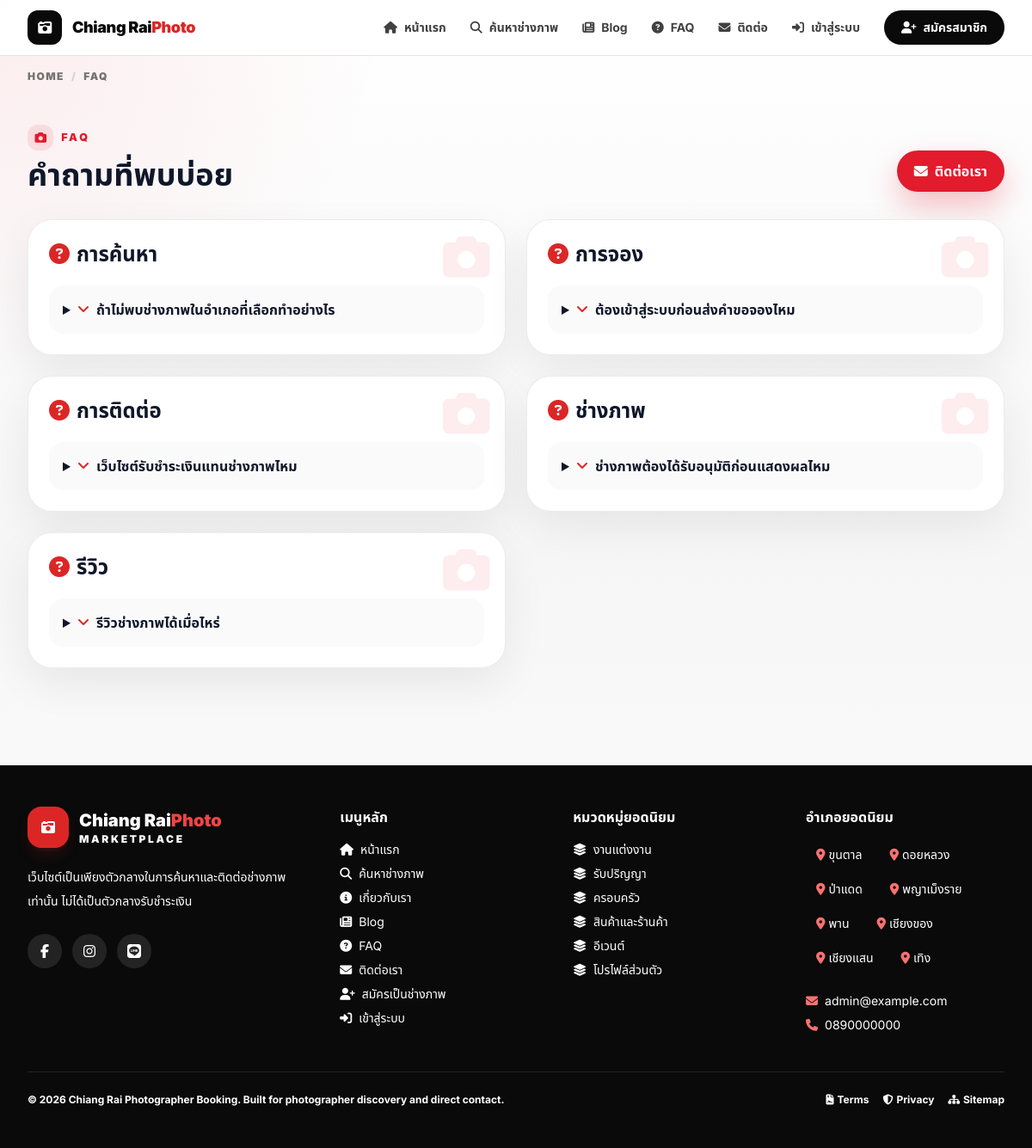
The app's page /faq.php with its own data.
### tables this page shows
CREATE TABLE faqs (
  id INT UNSIGNED AUTO_INCREMENT PRIMARY KEY,
  category VARCHAR(100) NOT NULL,
  question VARCHAR(255) NOT NULL,
  answer TEXT NOT NULL,
  is_active TINYINT(1) NOT NULL DEFAULT 1,
  sort_order INT NOT NULL DEFAULT 0,
  created_at TIMESTAMP NULL DEFAULT CURRENT_TIMESTAMP,
  updated_at TIMESTAMP NULL DEFAULT CURRENT_TIMESTAMP ON UPDATE CURRENT_TIMESTAMP,
  KEY idx_faq_active (is_active, category, sort_order)
);

CREATE TABLE service_categories (
  id INT UNSIGNED AUTO_INCREMENT PRIMARY KEY,
  name VARCHAR(120) NOT NULL,
  slug VARCHAR(160) NOT NULL,
  icon VARCHAR(80) NULL,
  description TEXT NULL,
  is_active TINYINT(1) NOT NULL DEFAULT 1,
  sort_order INT NOT NULL DEFAULT 0,
  created_at TIMESTAMP NULL DEFAULT CURRENT_TIMESTAMP,
  updated_at TIMESTAMP NULL DEFAULT CURRENT_TIMESTAMP ON UPDATE CURRENT_TIMESTAMP,
  UNIQUE KEY uk_service_categories_slug (slug),
  KEY idx_service_categories_active (is_active, sort_order)
);

CREATE TABLE districts (
  id INT UNSIGNED AUTO_INCREMENT PRIMARY KEY,
  province_name VARCHAR(100) NOT NULL DEFAULT 'เชียงราย',
  district_name VARCHAR(100) NOT NULL,
  latitude DECIMAL(10,7) NOT NULL,
  longitude DECIMAL(10,7) NOT NULL,
  is_active TINYINT(1) NOT NULL DEFAULT 1,
  created_at TIMESTAMP NULL DEFAULT CURRENT_TIMESTAMP,
  updated_at TIMESTAMP NULL DEFAULT CURRENT_TIMESTAMP ON UPDATE CURRENT_TIMESTAMP,
  UNIQUE KEY uk_district_name (province_name, district_name),
  KEY idx_district_active (is_active)
);

CREATE TABLE settings (
  id INT UNSIGNED AUTO_INCREMENT PRIMARY KEY,
  setting_key VARCHAR(120) NOT NULL,
  setting_value TEXT NULL,
  created_at TIMESTAMP NULL DEFAULT CURRENT_TIMESTAMP,
  updated_at TIMESTAMP NULL DEFAULT CURRENT_TIMESTAMP ON UPDATE CURRENT_TIMESTAMP,
  UNIQUE KEY uk_settings_key (setting_key)
);

### config/database.php (called while the page is built, shortened)
<?php
function db(): PDO
{
    static $pdo = null;
    if ($pdo instanceof PDO) {
        return $pdo;
    }
    $dsn = 'mysql:host=' . DB_HOST . ';dbname=' . DB_NAME . ';charset=' . DB_CHARSET;
    $pdo = new PDO($dsn, DB_USER, DB_PASS, [
        PDO::ATTR_ERRMODE => PDO::ERRMODE_EXCEPTION,
        PDO::ATTR_DEFAULT_FETCH_MODE => PDO::FETCH_ASSOC,
        PDO::ATTR_EMULATE_PREPARES => false,
    ]);
    return $pdo;
}

### includes/functions.php (called while the page is built, shortened)
<?php
require_once __DIR__ . '/../config/database.php';
function h($value): string
{
    return htmlspecialchars((string)$value, ENT_QUOTES, 'UTF-8');
}
function setting(string $key, string $default = ''): string
{
    $stmt = db()->prepare('SELECT setting_value FROM settings WHERE setting_key = ? LIMIT 1');
    $stmt->execute([$key]);
    $value = $stmt->fetchColumn();
    return $value === false ? $default : (string)$value;
}
function db_fetch_all(string $sql, array $params = []): array
{
    $stmt = db()->prepare($sql);
    $stmt->execute($params);
    return $stmt->fetchAll();
}

### faq.php (the view, shortened to what this page needs)
<?php
require_once __DIR__ . '/includes/functions.php';
$faqs = db_fetch_all('SELECT * FROM faqs WHERE is_active = 1 ORDER BY category, sort_order, id');
$grouped = [];
foreach ($faqs as $faq) {
    $grouped[$faq['category']][] = $faq;
}
include __DIR__ . '/includes/header.php';
?>
<section class="stock-shell px-4 py-12 sm:px-6 lg:px-8">
    <div class="flex flex-wrap items-end justify-between gap-4">
        <div>
            <p class="section-kicker">FAQ</p>
            <h1 class="mt-2 text-4xl font-black">คำถามที่พบบ่อย</h1>
        </div>
        <a href="/contact.php" class="stock-button rounded-full px-5 py-3 font-black"><i class="fa-solid fa-envelope mr-2"></i>ติดต่อเรา</a>
    </div>
    <div class="mt-8 grid gap-6 lg:grid-cols-2">
        <?php foreach ($grouped as $category => $items): ?>
            <div class="stock-card rounded-[1.75rem] p-6">
                <h2 class="text-2xl font-black"><i class="fa-solid fa-circle-question mr-2 text-red-600"></i><?= h($category) ?></h2>
                <div class="mt-5 grid gap-3">
                    <?php foreach ($items as $faq): ?>
                        <details class="rounded-2xl bg-neutral-50 p-4">
                            <summary class="cursor-pointer font-black"><i class="fa-solid fa-angle-down mr-2 text-red-600"></i><?= h($faq['question']) ?></summary>
                        </details>
                    <?php endforeach; ?>
                </div>
            </div>
        <?php endforeach; ?>
    </div>
</section>
<?php include __DIR__ . '/includes/footer.php'; ?>

### includes/footer.php (shortened to what this page needs)
</main>
<?php
$footerCategories = db_fetch_all('SELECT id, name, slug FROM service_categories WHERE is_active = 1 ORDER BY sort_order, name LIMIT 6');
$footerDistricts = db_fetch_all('SELECT district_name FROM districts WHERE is_active = 1 ORDER BY district_name LIMIT 8');
?>
<footer class="mt-16 border-t border-neutral-200 bg-neutral-950 text-white">
    <div class="stock-shell px-4 py-12 sm:px-6 lg:px-8">
        <div class="grid gap-10 lg:grid-cols-[1.4fr_1fr_1fr_1fr]">
            <div>
                <div class="flex items-center gap-3">
                    <div class="grid h-12 w-12 place-items-center rounded-2xl bg-red-600 text-white shadow-lg shadow-red-900/30">
                        <i class="fa-solid fa-camera-retro"></i>
                    </div>
                    <div>
                        <div class="text-xl font-black text-white">Chiang Rai<span class="text-red-500">Photo</span></div>
                        <p class="text-xs font-black uppercase tracking-[0.22em] text-white/38">Marketplace</p>
                    </div>
                </div>
                <p class="mt-5 max-w-md text-sm leading-7 text-white/62"><?= h(PAYMENT_DISCLAIMER) ?></p>
                <div class="mt-6 flex gap-3">
                    <a href="#" class="grid h-10 w-10 place-items-center rounded-full bg-white/10 text-white hover:bg-red-600"><i class="fa-brands fa-facebook-f"></i></a>
                    <a href="#" class="grid h-10 w-10 place-items-center rounded-full bg-white/10 text-white hover:bg-red-600"><i class="fa-brands fa-instagram"></i></a>
                    <a href="#" class="grid h-10 w-10 place-items-center rounded-full bg-white/10 text-white hover:bg-red-600"><i class="fa-brands fa-line"></i></a>
                </div>
            </div>
            <div>
                <div class="font-black text-white">เมนูหลัก</div>
                <div class="mt-4 grid gap-2 text-sm text-white/62">
                    <a href="/index.php" class="hover:text-red-400"><i class="fa-solid fa-home mr-2"></i>หน้าแรก</a>
                    <a href="/photographers.php" class="hover:text-red-400"><i class="fa-solid fa-magnifying-glass mr-2"></i>ค้นหาช่างภาพ</a>
                    <a href="/about.php" class="hover:text-red-400"><i class="fa-solid fa-circle-info mr-2"></i>เกี่ยวกับเรา</a>
                    <a href="/blog.php" class="hover:text-red-400"><i class="fa-solid fa-newspaper mr-2"></i>Blog</a>
                    <a href="/faq.php" class="hover:text-red-400"><i class="fa-solid fa-circle-question mr-2"></i>FAQ</a>
                    <a href="/contact.php" class="hover:text-red-400"><i class="fa-solid fa-envelope mr-2"></i>ติดต่อเรา</a>
                    <a href="/register.php?role=photographer" class="hover:text-red-400"><i class="fa-solid fa-user-plus mr-2"></i>สมัครเป็นช่างภาพ</a>
                    <a href="/login.php" class="hover:text-red-400"><i class="fa-solid fa-right-to-bracket mr-2"></i>เข้าสู่ระบบ</a>
                </div>
            </div>
            <div>
                <div class="font-black text-white">หมวดหมู่ยอดนิยม</div>
                <div class="mt-4 grid gap-2 text-sm text-white/62">
                    <?php foreach ($footerCategories as $category): ?>
                        <a href="/photographers.php?category_id=<?= (int)$category['id'] ?>" class="hover:text-red-400"><i class="fa-solid fa-layer-group mr-2"></i><?= h($category['name']) ?></a>
                    <?php endforeach; ?>
                </div>
            </div>
            <div>
                <div class="font-black text-white">อำเภอยอดนิยม</div>
                <div class="mt-4 flex flex-wrap gap-2 text-sm text-white/62">
                    <?php foreach ($footerDistricts as $district): ?>
                        <span class="rounded-full bg-white/8 px-3 py-1.5"><i class="fa-solid fa-location-dot mr-1 text-red-400"></i><?= h($district['district_name']) ?></span>
                    <?php endforeach; ?>
                </div>
                <div class="mt-5 text-sm leading-7 text-white/62">
                    <p><i class="fa-solid fa-envelope mr-2 text-red-400"></i><?= h(setting('admin_email', 'admin@example.com')) ?></p>
                    <p><i class="fa-solid fa-phone mr-2 text-red-400"></i><?= h(setting('admin_phone', '')) ?></p>
                </div>
            </div>
        </div>
        <div class="mt-10 flex flex-wrap justify-between gap-4 border-t border-white/10 pt-6 text-xs font-bold text-white/42">
            <span>© <?= date('Y') ?> <?= h(setting('site_name', APP_NAME)) ?>. Built for photographer discovery and direct contact.</span>
            <span class="flex flex-wrap gap-4">
                <a href="/terms.php" class="hover:text-red-400"><i class="fa-solid fa-file-contract mr-1"></i>Terms</a>
                <a href="/privacy.php" class="hover:text-red-400"><i class="fa-solid fa-shield-halved mr-1"></i>Privacy</a>
                <a href="/sitemap.php" class="hover:text-red-400"><i class="fa-solid fa-sitemap mr-1"></i>Sitemap</a>
            </span>
        </div>
    </div>
</footer>
</body>
</html>

### assets/css/app.css (style rules this page uses)
:root { --cr-red: #e21b2d; --cr-ink: #101014; --cr-muted: #6f6f78; --cr-gold: #f5b84b; --cr-teal: #13b8a6; }
body { font-family: "Inter", "Noto Sans Thai", ui-sans-serif, system-ui, -apple-system, BlinkMacSystemFont, "Segoe UI", sans-serif; background: radial-gradient(circle at top left, rgba(226, 27, 45, 0.08), transparent 28rem), linear-gradient(180deg, #ffffff 0%, #f6f6f7 48%, #ffffff 100%); }
.stock-shell { max-width: 1440px; margin-inline: auto; }
.stock-card { position: relative; overflow: hidden; border: 1px solid rgba(16, 16, 20, 0.08); background: #fff; box-shadow: 0 18px 50px rgba(16, 16, 20, 0.07); }
.stock-card::before { content: "\f030"; position: absolute; right: 1.1rem; top: 1rem; z-index: 0; color: rgba(226, 27, 45, .08); font-family: "Font Awesome 6 Free"; font-size: 3.4rem; font-weight: 900; line-height: 1; pointer-events: none; }
.stock-card > * { position: relative; z-index: 1; }
.section-kicker { display: inline-flex; align-items: center; gap: .55rem; color: var(--cr-red); font-size: .78rem; font-weight: 900; letter-spacing: .22em; text-transform: uppercase; }
.section-kicker::before { content: "\f030"; display: inline-grid; height: 1.9rem; width: 1.9rem; place-items: center; border-radius: .75rem; background: rgba(226, 27, 45, .1); color: var(--cr-red); font-family: "Font Awesome 6 Free"; font-size: .85rem; font-weight: 900; letter-spacing: 0; }
.stock-button { background: var(--cr-red); color: #fff; box-shadow: 0 16px 35px rgba(226, 27, 45, .28); transition: transform .2s ease, background .2s ease, box-shadow .2s ease; }

### records on screen
faqs: question "ถ้าไม่พบช่างภาพในอำเภอที่เลือกทำอย่างไร"
faqs: question "ต้องเข้าสู่ระบบก่อนส่งคำขอจองไหม"
faqs: question "เว็บไซต์รับชำระเงินแทนช่างภาพไหม"
faqs: question "ช่างภาพต้องได้รับอนุมัติก่อนแสดงผลไหม"
faqs: question "รีวิวช่างภาพได้เมื่อไหร่"
service_categories: name "งานแต่งงาน"
service_categories: name "รับปริญญา"
service_categories: name "ครอบครัว"
service_categories: name "สินค้าและร้านค้า"
service_categories: name "อีเวนต์"
service_categories: name "โปรไฟล์ส่วนตัว"
districts: district_name "ขุนตาล"
districts: district_name "ดอยหลวง"
districts: district_name "ป่าแดด"
districts: district_name "พญาเม็งราย"
districts: district_name "พาน"
districts: district_name "เชียงของ"
districts: district_name "เชียงแสน"
districts: district_name "เทิง"
settings: setting_value "admin@example.com"
settings: setting_value "0890000000"
settings: setting_value "Chiang Rai Photographer Booking"

### other values on screen
$label "FAQ"
$category "การค้นหา"
$category "การจอง"
$category "การติดต่อ"
$category "ช่างภาพ"
$category "รีวิว"
PAYMENT_DISCLAIMER "เว็บไซต์เป็นเพียงตัวกลางในการค้นหาและติดต่อช่างภาพเท่านั้น ไม่ได้เป็นตัวกลางรับชำระเงิน"
